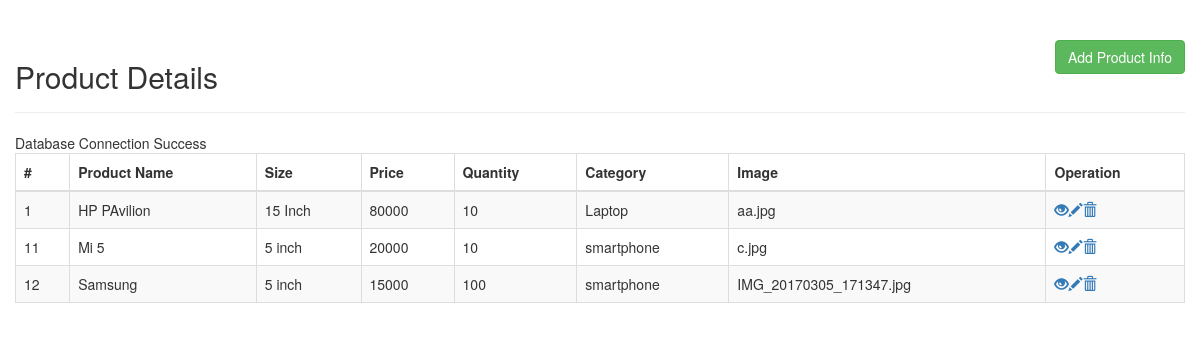
The page / on the database its author committed.
### tables this page shows
CREATE TABLE `products` (
  `id` int(11) NOT NULL,
  `name` varchar(50) NOT NULL,
  `category` varchar(50) NOT NULL,
  `quantity` int(11) NOT NULL,
  `size` varchar(20) NOT NULL,
  `price` float NOT NULL,
  `image` varchar(100) NOT NULL
);

### index.php (the view, shortened to what this page needs)
<!DOCTYPE html>
<html>
<head>
	<link rel="stylesheet" href="https://maxcdn.bootstrapcdn.com/bootstrap/3.3.7/css/bootstrap.min.css">
</head>
<body>
	<div class="wrapper">
		<div class="container-fluid">
			<div class="row">
				<div class="col-md-12">
					<div class="page-header clearfix">
						<h2 class="pull-left">Product Details</h2><a href="create.php" class="btn btn-success pull-right">Add Product Info</a>
					</div>
					<?php
						require_once "config.php";
						$sql ="SELECT *FROM products";
						if($result = mysqli_query($link, $sql))
						{
							if(mysqli_num_rows($result) > 0)
							{
								echo "<table class='table table-bordered table-striped'>";
								echo "<thead>";
									echo "<tr>";
										echo "<th>#</th>";
										echo "<th>Product Name</th>";
										echo "<th>Size</th>";
										echo "<th>Price</th>";
										echo "<th>Quantity</th>";
										echo "<th>Category</th>";
										echo "<th>Image</th>";
										echo "<th>Operation</th>";
									echo "</tr>";
								echo "</thead>";
								echo "<tbody>";
								while($row = mysqli_fetch_array($result))
								{
									echo "<tr>";
										echo "<td>" . $row['id'] . "</td>";
										echo "<td>" . $row['name'] . "</td>";
										echo "<td>" . $row['size'] . "</td>";
										echo "<td>" . $row['price'] . "</td>";
										echo "<td>" . $row['quantity'] . "</td>";
										echo "<td>" . $row['category'] . "</td>";
										echo "<td>" . $row['image'] . "</td>";
										echo "<td>";
                                            echo "<a href='read.php?id=". $row['id'] ."' title='View Record' data-toggle='tooltip'><span class='glyphicon glyphicon-eye-open'></span></a>";
                                            echo "<a href='update.php?id=". $row['id'] ."' title='Update Record' data-toggle='tooltip'><span class='glyphicon glyphicon-pencil'></span></a>";
                                            echo "<a href='delete.php?id=". $row['id'] ."' title='Delete Record' data-toggle='tooltip'><span class='glyphicon glyphicon-trash'></span></a>";
                                       		 echo "</td>";
                                       	echo "</tr>";
								}
								echo "</tbody>";
								echo "</table>";
							}
							else
							{
								echo "<p class='lead'><em> No record were Found</em></p>";
							}
						}
						else
						{
							echo "Error : Could not execute" . mysqli_error($link);
						}
					?>
				</div>
			</div>
		</div>
	</div>
</body>
</html>

### config.php (shortened to what this page needs)
<?php
	$link =  mysqli_connect(DB_SERVER, DB_USERNAME, DB_PASSWORD, DB_NAME);
	if($link === false)
	{
		die("Error: Could not connect" . mysqli_connect_error());
	}
	else
	{
		echo "Database Connection Success";
	}
?>

### rows shown on the page
products: id "1", name "HP PAvilion", size "15 Inch", price "80000", quantity "10", category "Laptop", image "aa.jpg"
products: id "11", name "Mi 5", size "5 inch", price "20000", quantity "10", category "smartphone", image "c.jpg"
products: id "12", name "Samsung", size "5 inch", price "15000", quantity "100", category "smartphone", image "IMG_20170305_171347.jpg"
